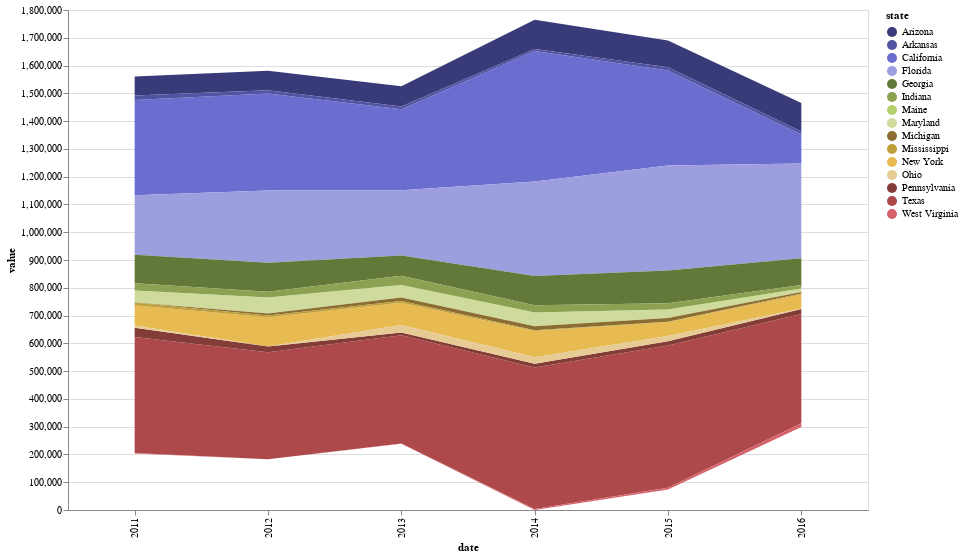

This figure's notebook cell:
### Markdown cell above
# Streamgraph

### Code cell
source = df_population_by_year_melt[df_population_by_year_melt['state'].isin(['Texas','Florida','California','Arkansas',
                                                                              'Michigan','Arizona','West Virginia','New York',
                                                                              'North Carilina','Ohio','Georgia','Pennsylvania',
                                                                              'Mississippi','Maryland','Maine','Indiana'])]
alt.Chart(source).mark_area().encode(
    alt.X('date:N',
        #axis=alt.Axis(format='%Y', domain=False, tickSize=0)
    ),
    alt.Y('value:Q', stack='center'),
    alt.Color('state:N',
        scale=alt.Scale(scheme='category20b')
    )
).properties(
    width=800,
    height=500
    ).interactive()

### Figure 1 — Vega-Lite specification as saved in the notebook (floating-point values rounded to 4 significant figures)
{"config": {"view": {"continuousWidth": 400, "continuousHeight": 300}}, "data": {"name": "data-b3c154a4236ae974d1e2bb1e8f0a525b"}, "mark": "area", "encoding": {"color": {"field": "state", "scale": {"scheme": "category20b"}, "type": "nominal"}, "x": {"field": "date", "type": "nominal"}, "y": {"field": "value", "stack": "center", "type": "quantitative"}}, "height": 500, "selection": {"selector001": {"type": "interval", "bind": "scales", "encodings": ["x", "y"]}}, "width": 800, "$schema": "https://vega.github.io/schema/vega-lite/v4.17.0.json", "datasets": {"data-b3c154a4236ae974d1e2bb1e8f0a525b": [{"date": 2015, "state": "Texas", "value": 512200.0}, {"date": 2014, "state": "Texas", "value": 508800.0}, {"date": 2014, "state": "California", "value": 470000.0}, {"date": 2011, "state": "Texas", "value": 417600.0}, {"date": 2016, "state": "Texas", "value": 393500.0}, {"date": 2013, "state": "Texas", "value": 389000.0}, {"date": 2012, "state": "Texas", "value": 384500.0}, {"date": 2015, "state": "Florida", "value": 378000.0}, {"date": 2012, "state": "California", "value": 349500.0}, {"date": 2011, "state": "California", "value": 342500.0}, {"date": 2015, "state": "California", "value": 342300.0}, {"date": 2016, "state": "Florida", "value": 341200.0}, {"date": 2014, "state": "Florida", "value": 340400.0}, {"date": 2013, "state": "California", "value": 291100.0}, {"date": 2012, "state": "Florida", "value": 260000.0}, {"date": 2013, "state": "Florida", "value": 235300.0}, {"date": 2011, "state": "Florida", "value": 214200.0}, {"date": 2015, "state": "Georgia", "value": 117500.0}, {"date": 2016, "state": "California", "value": 105200.0}, {"date": 2014, "state": "Georgia", "value": 105200.0}, {"date": 2012, "state": "New York", "value": 105100.0}, {"date": 2014, "state": "Arizona", "value": 104900.0}, {"date": 2012, "state": "Georgia", "value": 104700.0}, {"date": 2016, "state": "Arizona", "value": 103000.0}, {"date": 2011, "state": "Georgia", "value": 102600.0}, {"date": 2015, "state": "Arizona", "value": 96580.0}, {"date": 2016, "state": "Georgia", "value": 95510.0}, {"date": 2014, "state": "New York", "value": 95100.0}, {"date": 2013, "state": "New York", "value": 80870.0}, {"date": 2013, "state": "Arizona", "value": 73370.0}, {"date": 2011, "state": "New York", "value": 72910.0}, {"date": 2013, "state": "Georgia", "value": 72220.0}, {"date": 2012, "state": "Arizona", "value": 70750.0}, {"date": 2011, "state": "Arizona", "value": 68770.0}, {"date": 2012, "state": "Maryland", "value": 56270.0}, {"date": 2015, "state": "New York", "value": 49560.0}, {"date": 2014, "state": "Maryland", "value": 47590.0}, {"date": 2013, "state": "Maryland", "value": 44250.0}, {"date": 2011, "state": "Maryland", "value": 42310.0}, {"date": 2013, "state": "Indiana", "value": 33570.0}, {"date": 2011, "state": "Pennsylvania", "value": 33260.0}, {"date": 2015, "state": "Maryland", "value": 29990.0}, {"date": 2013, "state": "Ohio", "value": 26580.0}, {"date": 2011, "state": "Indiana", "value": 26300.0}, {"date": 2014, "state": "Indiana", "value": 25950.0}, {"date": 2014, "state": "Ohio", "value": 23360.0}, {"date": 2015, "state": "Indiana", "value": 22820.0}, {"date": 2012, "state": "Pennsylvania", "value": 20650.0}, {"date": 2012, "state": "Indiana", "value": 20410.0}, {"date": 2015, "state": "Ohio", "value": 19260.0}, {"date": 2011, "state": "Arkansas", "value": 16370.0}, {"date": 2015, "state": "Pennsylvania", "value": 15290.0}, {"date": 2014, "state": "Michigan", "value": 14260.0}, {"date": 2014, "state": "Pennsylvania", "value": 13410.0}, {"date": 2016, "state": "Indiana", "value": 13370.0}, {"date": 2015, "state": "Michigan", "value": 12700.0}, {"date": 2013, "state": "Michigan", "value": 12260.0}, {"date": 2015, "state": "Arkansas", "value": 11840.0}, {"date": 2012, "state": "Arkansas", "value": 11150.0}, {"date": 2013, "state": "Pennsylvania", "value": 10260.0}, {"date": 2013, "state": "Arkansas", "value": 10240.0}, {"date": 2016, "state": "Maryland", "value": 10050.0}, {"date": 2016, "state": "Arkansas", "value": 10040.0}, {"date": 2011, "state": "Ohio", "value": 8769.0}, {"date": 2011, "state": "Mississippi", "value": 8476.0}, {"date": 2012, "state": "Michigan", "value": 7173.0}, {"date": 2014, "state": "Arkansas", "value": 6996.0}, {"date": 2012, "state": "Mississippi", "value": 6414.0}, {"date": 2013, "state": "Mississippi", "value": 6281.0}, {"date": 2016, "state": "Michigan", "value": 5724.0}, {"date": 2014, "state": "Mississippi", "value": 2872.0}, {"date": 2016, "state": "Maine", "value": 2151.0}, {"date": 2014, "state": "Maine", "value": 1787.0}, {"date": 2011, "state": "West Virginia", "value": 1391.0}, {"date": 2012, "state": "Maine", "value": 1004.0}, {"date": 2016, "state": "Ohio", "value": 950.0}, {"date": 2011, "state": "Maine", "value": 621.0}, {"date": 2012, "state": "West Virginia", "value": 49.0}, {"date": 2012, "state": "Ohio", "value": -726.0}, {"date": 2015, "state": "Maine", "value": -761.0}, {"date": 2013, "state": "Maine", "value": -890.0}, {"date": 2013, "state": "West Virginia", "value": -1109.0}, {"date": 2011, "state": "Michigan", "value": -1387.0}, {"date": 2015, "state": "Mississippi", "value": -1746.0}, {"date": 2016, "state": "Mississippi", "value": -3607.0}, {"date": 2014, "state": "West Virginia", "value": -3978.0}, {"date": 2015, "state": "West Virginia", "value": -6198.0}, {"date": 2016, "state": "West Virginia", "value": -13030.0}, {"date": 2016, "state": "Pennsylvania", "value": -18280.0}, {"date": 2016, "state": "New York", "value": -50500.0}]}}
